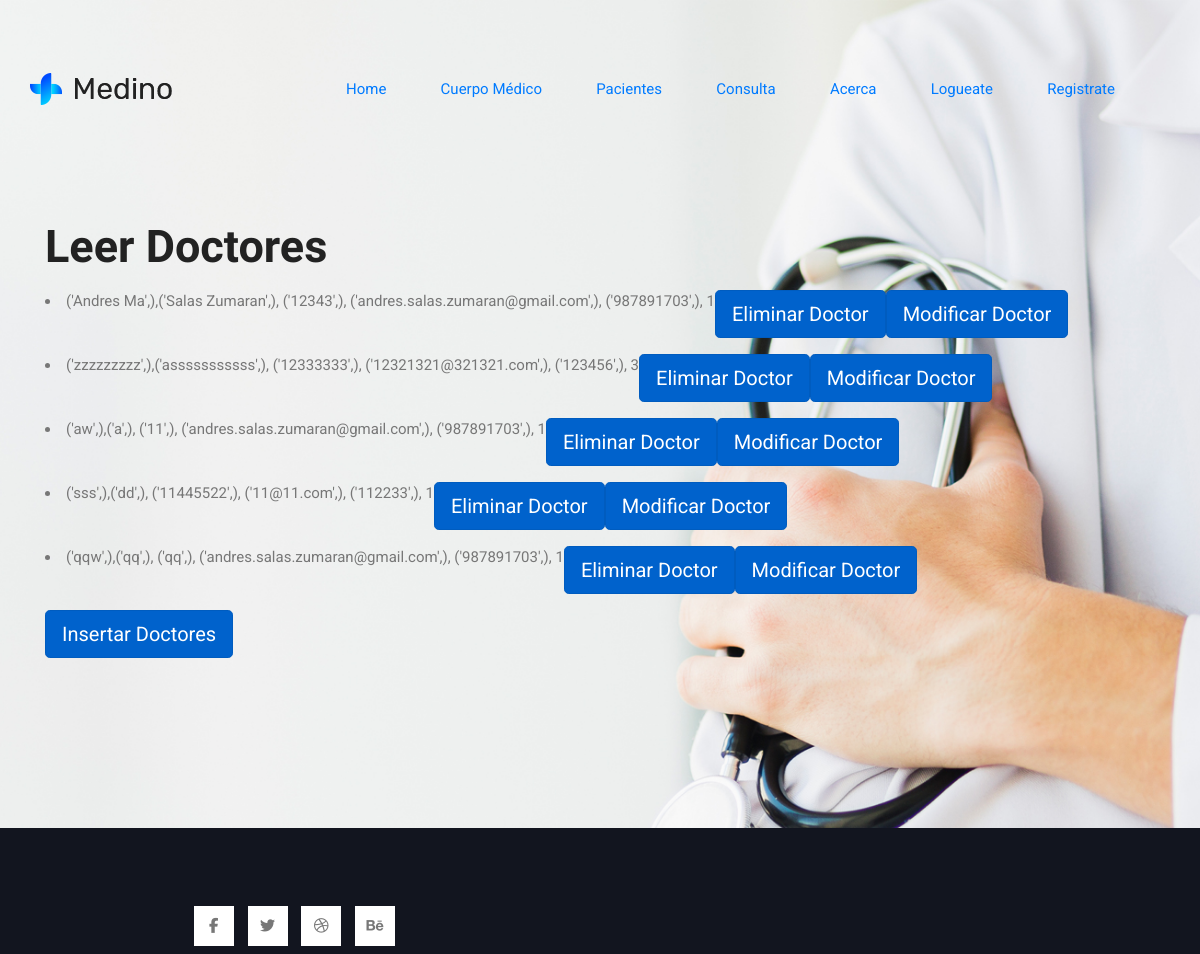
/AppCentroSalud/doctores_leer, run on the app's committed database.
### AppCentroSalud/models.py (models this page shows)
class Medico(models.Model):
 nombre = models.CharField(max_length=35)
 apellido = models.CharField(max_length=30)
 documento = models.CharField(max_length=15)
 email = models.EmailField()
 telefono = models.CharField(max_length=15)
 especialidad = models.CharField(max_length=15)
 def __str__(self):
  return f"{self.nombre},{self.apellido}, {self.documento}, {self.email}, {self.telefono}, {self.especialidad}"

### AppCentroSalud/views.py (the view)
# urls.py: path('doctores_leer',views.doctores_leer, name="doctoresLeer"),
def doctores_leer(request):
    doctoresInst = Medico.objects.all()
    dir = {"doctoresInst": doctoresInst}
    return render(request, 'AppCentroSalud/doctores_leer.html',dir)

### AppCentroSalud/templates/AppCentroSalud/doctores_leer.html
{% extends 'AppCentroSalud/padre.html' %} {% load static %} {% block contenidoQueCambia %}
<h1>Leer Doctores</h1>
<div class="container">
	{% for j in doctoresInst %}
	<div class="row mt-3">
		<li>{{j}}</li>
		<a class="btn btn-primary btn-lg active" role="button" aria-pressed="true" href="{% url 'doctoresEliminar' j.documento %}">Eliminar Doctor</a>
		<a class="btn btn-primary btn-lg active" role="button" aria-pressed="true" href="{% url 'doctoresModificar' j.documento %}">Modificar Doctor</a>
	</div>
	{% endfor %}
	<div class="row mt-3">
		<a class="btn btn-primary btn-lg active" role="button" aria-pressed="true" href="{% url 'doctoresInsertar' %}">Insertar Doctores</a>
	</div>
</div>
{% endblock %}

### data on the page
Medico: nombre+apellido+documento "('Andres Ma',),('Salas Zumaran',), ('12343',), ('andres.salas.zumaran@gmail.com',), ('987891703',), 1"
Medico: nombre+apellido+documento "('zzzzzzzzz',),('asssssssssss',), ('12333333',), ('12321321@321321.com',), ('123456',), 3"
Medico: nombre+apellido+documento "('aw',),('a',), ('11',), ('andres.salas.zumaran@gmail.com',), ('987891703',), 1"
Medico: nombre+apellido+documento "('sss',),('dd',), ('11445522',), ('11@11.com',), ('112233',), 1"
Medico: nombre+apellido+documento "('qqw',),('qq',), ('qq',), ('andres.salas.zumaran@gmail.com',), ('987891703',), 1"
